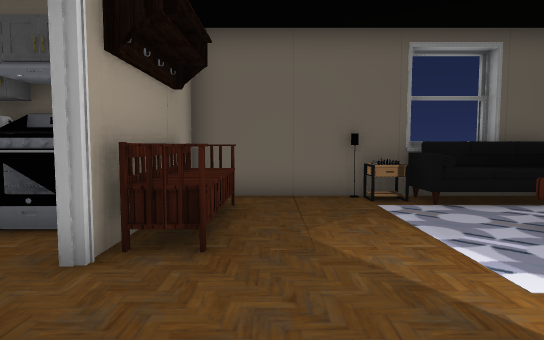
[1] (above)

24 first-person views from a walk through a 3-D level made in the Unity game engine. The camera is 1.2 m above the floor, tilts 4° down and sees 75° across. The floor is counted in squares, 1 m on a side. Each view is taken from the middle of a square. On the plan, view 1 faces up. The plan holds only what a view shows up to about 14 squares ahead; the rest is blank. The place goes on beyond the plan. The player character is not drawn. Door leaves are left out, so doorways stand open. Some surface patterns are stand-ins.

[2]
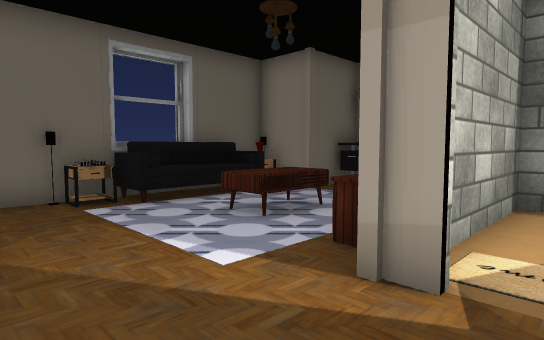

[3]
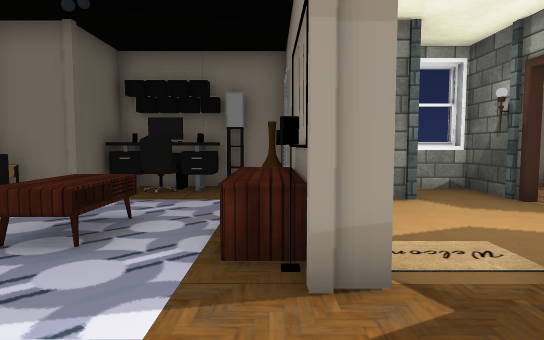

[4]
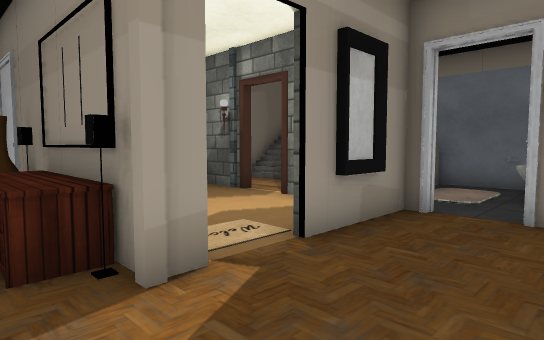

[5]
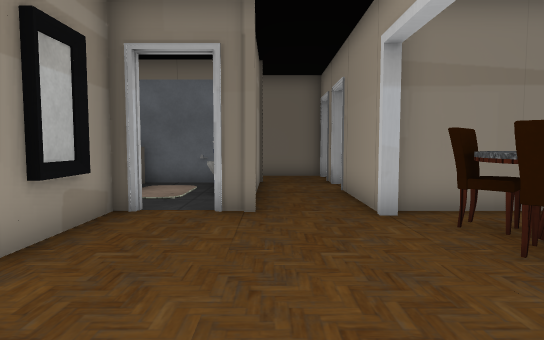

[6]
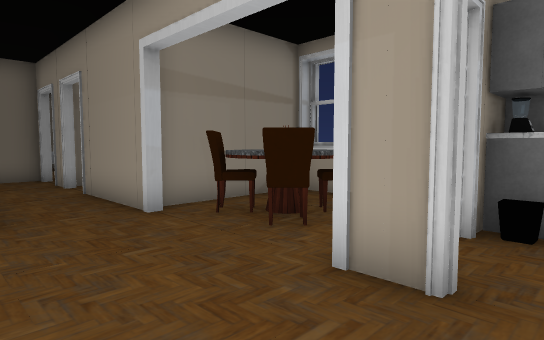

[7]
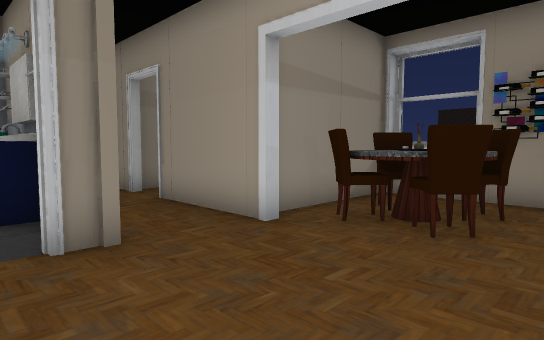

[8]
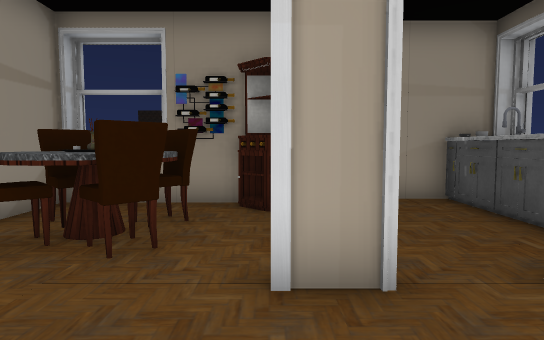

[9]
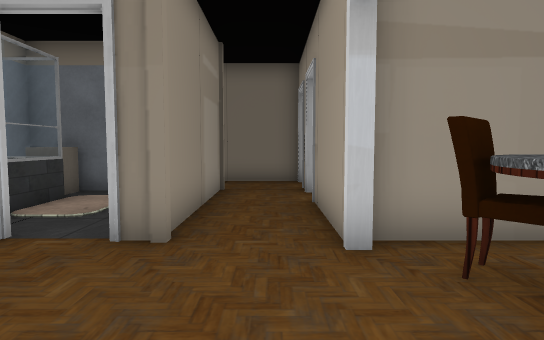

[10]
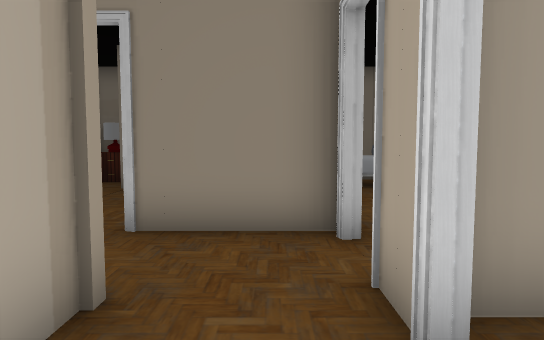

[11]
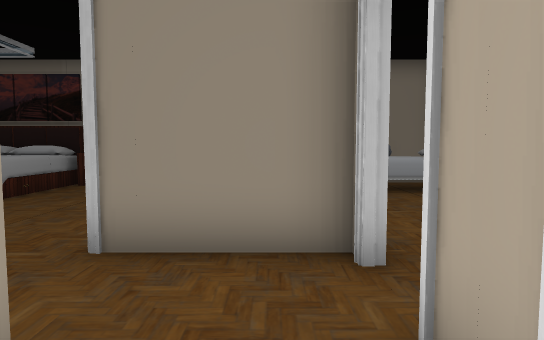

[12]
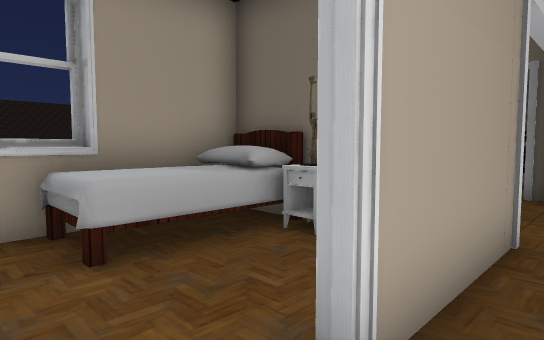

[13]
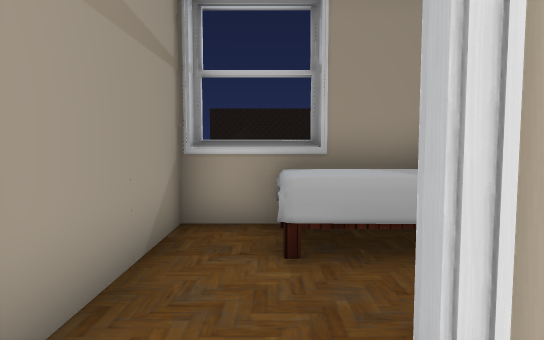

[14]
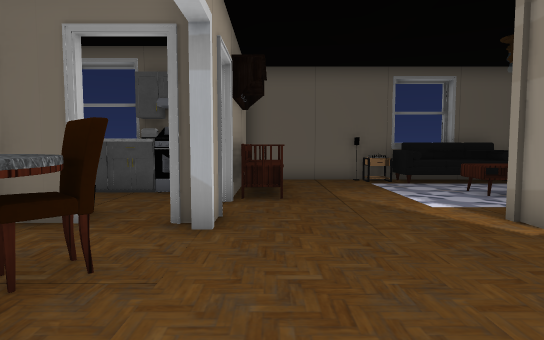

[15]
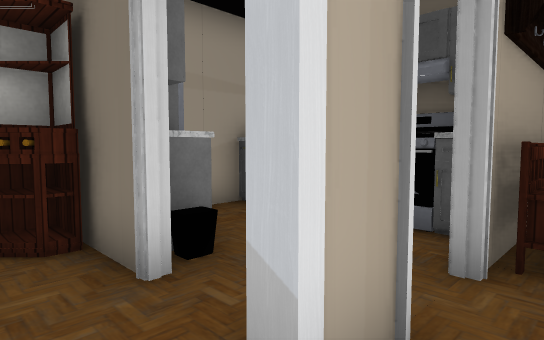

[16]
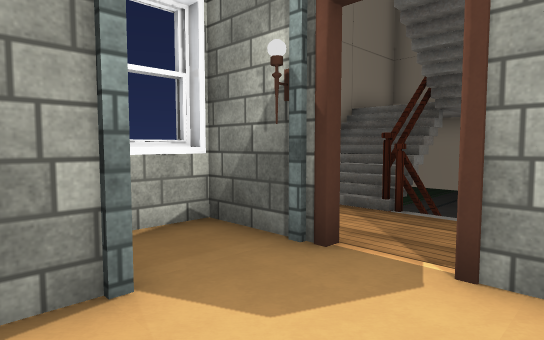

[17]
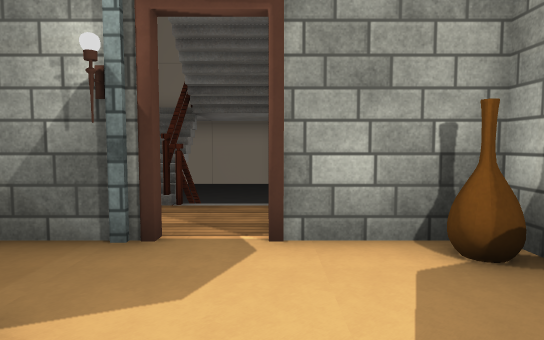

[18]
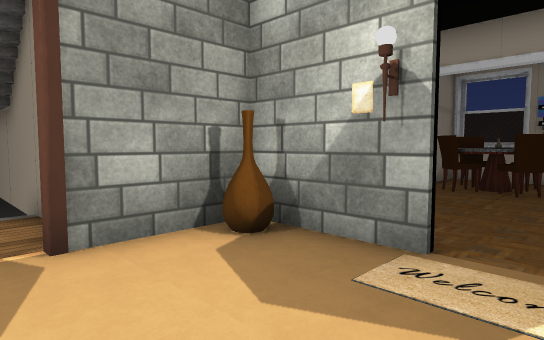

[19]
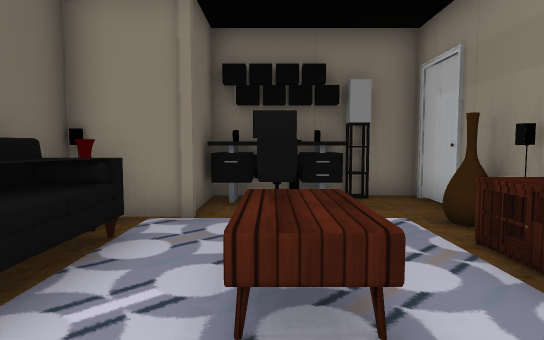

[20]
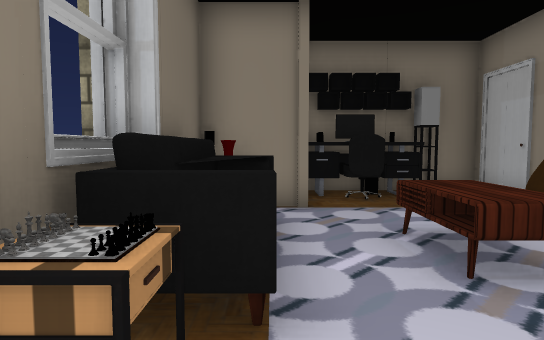

[21]
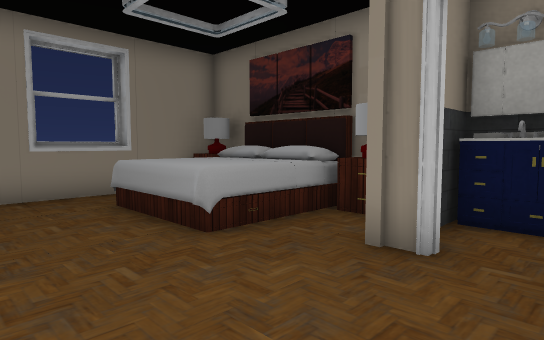

[22]
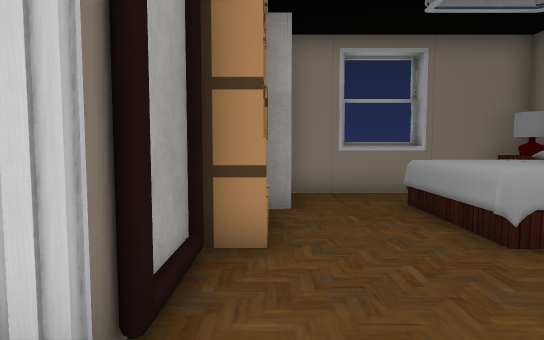

[23]
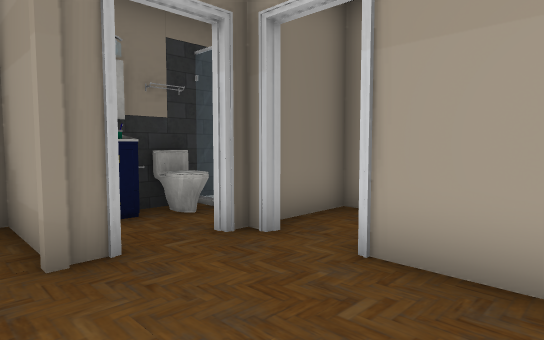

[24]
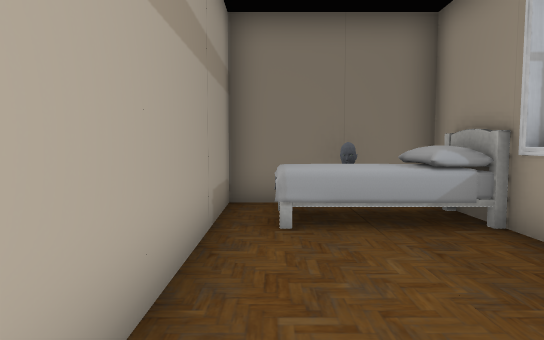

### Floor plan
Key: @ floor where view 1 was taken; # wall or solid block; . floor; / step, stairs or slope; D open door; = window, fence, low wall or low ledge; ^ raised ledge; v drop or lower ground; T table; S sofa; B bench; C chair; L closet; E bed; M mirror; H shelf; O other object.
Columns run from 7 left of view 1 to 11 right of it. Each row starts with its distance up from view 1.
  9      ####  ##O
  8      #...TSSSSOO
  7      #B..OSSSSS#
  6 #^#O##B...     OOO
  5 #^^OO#B... TTT .CO
  4 #....#B... TTT .CO
  3  O........O......#
  2 OOO#.#....OOTTO#L#
  1  OO#.#....D....#
  0 #OC.C..@..D....#
 -1 ##COC.....#....O
 -2 ##COC.....#......#
 -3 ######.ODD#O.DDO##v
 -4  EEO #.##D## DD## #
 -5  EE..#.#...=O.... #
 -6 #EE..#.#O..=O#v#//#
 -7 #EE..D..O..#O#vv//#
 -8 ##...D.#OO.OOv##//#
 -9   ###D.O.### ^ ^ #
-10      D....L  v   #
-11     .###DD#M# ###
-12     .# #....HHHLL
-13   ...# #.........#
-14   ...# #D........#
-15 ##...#..D...EEEE.#
-16 #EEEE###DDO.EEEE.#
-17  EEEE# #.O#.EEEEO#
-18  #EE## #OO#TTEEET#

Where each view was taken, in squares from view 1:
view 1: 0 up, 0 right, facing up
view 2: 0 up, 0 right, facing up-right
view 3: 2 up, 0 right, facing right
view 4: 3 up, 0 right, facing down-right
view 5: 3 up, 0 right, facing down
view 6: 3 up, 1 right, facing down-left
view 7: 1 up, 2 right, facing down-left
view 8: 1 up, 1 right, facing left
view 9: 1 up, 1 left, facing down
view 10: 6 down, 1 left, facing down
view 11: 7 down, 1 left, facing down
view 12: 8 down, 1 left, facing up-left
view 13: 7 down, 1 left, facing left
view 14: 4 down, 1 left, facing up
view 15: 0 up, 1 left, facing up-left
view 16: 0 up, 5 right, facing down-right
view 17: 1 up, 6 right, facing down
view 18: 1 up, 7 right, facing down-left
view 19: 5 up, 2 right, facing right
view 20: 7 up, 1 right, facing right
view 21: 12 down, 1 right, facing down-right
view 22: 12 down, 1 right, facing right
view 23: 12 down, 4 right, facing down-left
view 24: 11 down, 3 left, facing down
